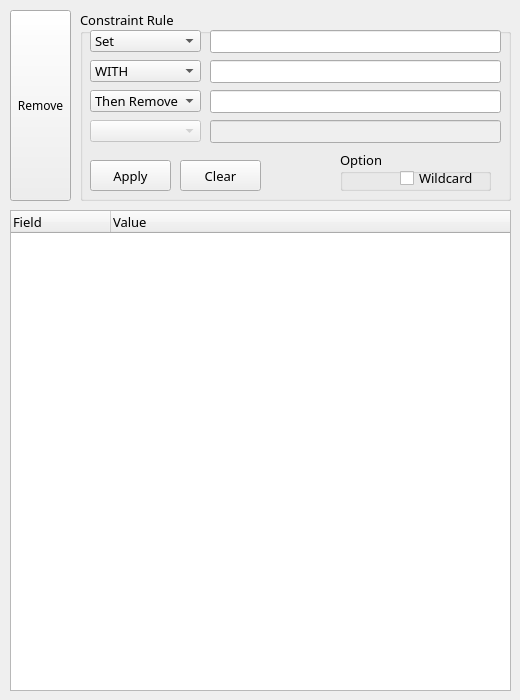
       <widget class="QWidget" name="tab_13">
        <attribute name="title">
         <string>Generation Rule</string>
        </attribute>
        <widget class="QGroupBox" name="group_positive_test_3">
         <property name="geometry">
          <rect>
           <x>80</x>
           <y>10</y>
           <width>431</width>
           <height>191</height>
          </rect>
         </property>
         <property name="font">
          <font>
           <family>JetBrains Mono</family>
           <pointsize>10</pointsize>
           <weight>50</weight>
           <bold>false</bold>
          </font>
         </property>
         <property name="title">
          <string>Constraint Rule</string>
         </property>
         <widget class="QPushButton" name="btn_dependency_constraint_rule_apply">
          <property name="geometry">
           <rect>
            <x>10</x>
            <y>150</y>
            <width>81</width>
            <height>31</height>
           </rect>
          </property>
          <property name="font">
           <font>
            <family>JetBrains Mono</family>
           </font>
          </property>
          <property name="text">
           <string>Apply</string>
          </property>
         </widget>
         <widget class="QLineEdit" name="textbox_dependency_constraint_rule_src">
          <property name="geometry">
           <rect>
            <x>130</x>
            <y>20</y>
            <width>291</width>
            <height>23</height>
           </rect>
          </property>
          <property name="toolTip">
           <string/>
          </property>
         </widget>
         <widget class="QComboBox" name="comboBox_dependency_constraint_rule_src_action">
          <property name="geometry">
           <rect>
            <x>10</x>
            <y>20</y>
            <width>111</width>
            <height>22</height>
           </rect>
          </property>
          <item>
           <property name="text">
            <string>Set</string>
           </property>
          </item>
          <item>
           <property name="text">
            <string>If</string>
           </property>
          </item>
         </widget>
         <widget class="QComboBox" name="comboBox_dependency_constraint_rule_condition">
          <property name="geometry">
           <rect>
            <x>10</x>
            <y>50</y>
            <width>111</width>
            <height>22</height>
           </rect>
          </property>
          <property name="layoutDirection">
           <enum>Qt::LeftToRight</enum>
          </property>
          <item>
           <property name="text">
            <string>WITH</string>
           </property>
          </item>
         </widget>
         <widget class="QLineEdit" name="textbox_dependency_constraint_rule_expected_value">
          <property name="geometry">
           <rect>
            <x>130</x>
            <y>50</y>
            <width>291</width>
            <height>23</height>
           </rect>
          </property>
         </widget>
         <widget class="QLineEdit" name="textbox_dependency_constraint_rule_dst">
          <property name="geometry">
           <rect>
            <x>130</x>
            <y>80</y>
            <width>291</width>
            <height>23</height>
           </rect>
          </property>
          <property name="inputMask">
           <string/>
          </property>
          <property name="text">
           <string/>
          </property>
          <property name="placeholderText">
           <string/>
          </property>
         </widget>
         <widget class="QComboBox" name="comboBox_dependency_constraint_dst_action_type">
          <property name="enabled">
           <bool>false</bool>
          </property>
          <property name="geometry">
           <rect>
            <x>10</x>
            <y>110</y>
            <width>111</width>
            <height>22</height>
           </rect>
          </property>
          <property name="toolTip">
           <string/>
          </property>
          <property name="layoutDirection">
           <enum>Qt::LeftToRight</enum>
          </property>
          <item>
           <property name="text">
            <string/>
           </property>
          </item>
          <item>
           <property name="text">
            <string>WITH</string>
           </property>
          </item>
         </widget>
         <widget class="QLineEdit" name="textbox_dependency_constraint_rule_dst_value">
          <property name="enabled">
           <bool>false</bool>
          </property>
          <property name="geometry">
           <rect>
            <x>130</x>
            <y>110</y>
            <width>291</width>
            <height>23</height>
           </rect>
          </property>
         </widget>
         <widget class="QComboBox" name="comboBox_dependency_constraint_rule_dst_action">
          <property name="geometry">
           <rect>
            <x>10</x>
            <y>80</y>
            <width>111</width>
            <height>22</height>
           </rect>
          </property>
          <item>
           <property name="text">
            <string>Then Remove</string>
           </property>
          </item>
          <item>
           <property name="text">
            <string>Then Set</string>
           </property>
          </item>
         </widget>
         <widget class="QPushButton" name="btn_dependency_constraint_rule_clear">
          <property name="geometry">
           <rect>
            <x>100</x>
            <y>150</y>
            <width>81</width>
            <height>31</height>
           </rect>
          </property>
          <property name="font">
           <font>
            <family>JetBrains Mono</family>
           </font>
          </property>
          <property name="text">
           <string>Clear</string>
          </property>
         </widget>
         <widget class="QGroupBox" name="groupBox">
          <property name="geometry">
           <rect>
            <x>260</x>
            <y>140</y>
            <width>151</width>
            <height>41</height>
           </rect>
          </property>
          <property name="title">
           <string>Option</string>
          </property>
          <widget class="QCheckBox" name="checkBox_dependency_constraint_rule_wildcard">
           <property name="geometry">
            <rect>
             <x>60</x>
             <y>20</y>
             <width>101</width>
             <height>16</height>
            </rect>
           </property>
           <property name="font">
            <font>
             <pointsize>10</pointsize>
            </font>
           </property>
           <property name="text">
            <string>Wildcard</string>
           </property>
          </widget>
         </widget>
         <zorder>groupBox</zorder>
         <zorder>btn_dependency_constraint_rule_apply</zorder>
         <zorder>textbox_dependency_constraint_rule_src</zorder>
         <zorder>comboBox_dependency_constraint_rule_src_action</zorder>
         <zorder>comboBox_dependency_constraint_rule_condition</zorder>
         <zorder>textbox_dependency_constraint_rule_expected_value</zorder>
         <zorder>textbox_dependency_constraint_rule_dst</zorder>
         <zorder>comboBox_dependency_constraint_dst_action_type</zorder>
         <zorder>textbox_dependency_constraint_rule_dst_value</zorder>
         <zorder>comboBox_dependency_constraint_rule_dst_action</zorder>
         <zorder>btn_dependency_constraint_rule_clear</zorder>
        </widget>
        <widget class="QTreeWidget" name="table_dependency_generation_rule">
         <property name="geometry">
          <rect>
           <x>10</x>
           <y>210</y>
           <width>501</width>
           <height>481</height>
          </rect>
         </property>
         <property name="sizePolicy">
          <sizepolicy hsizetype="Expanding" vsizetype="Expanding">
           <horstretch>0</horstretch>
           <verstretch>0</verstretch>
          </sizepolicy>
         </property>
         <property name="font">
          <font>
           <family>JetBrains Mono</family>
           <pointsize>10</pointsize>
          </font>
         </property>
         <column>
          <property name="text">
           <string>Field</string>
          </property>
         </column>
         <column>
          <property name="text">
           <string>Value</string>
          </property>
         </column>
        </widget>
        <widget class="QPushButton" name="btn_dependency_generation_rule_remove">
         <property name="geometry">
          <rect>
           <x>10</x>
           <y>10</y>
           <width>61</width>
           <height>191</height>
          </rect>
         </property>
         <property name="font">
          <font>
           <family>JetBrains Mono</family>
          </font>
         </property>
         <property name="text">
          <string>Remove</string>
         </property>
        </widget>
       </widget>
